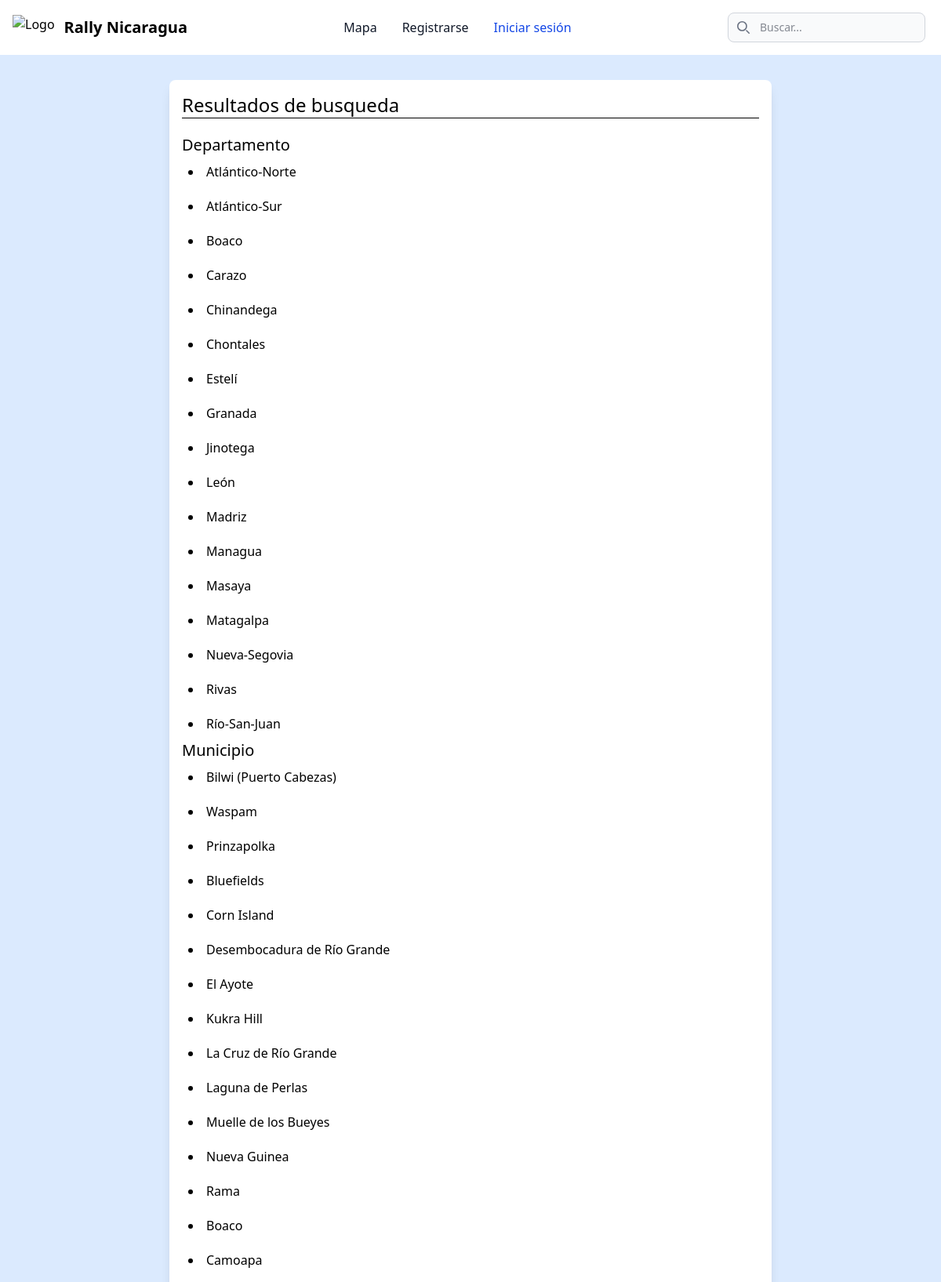
Page /home/search (upper part) on the committed database.
### page/models.py (models this page shows, shortened)
class Department(models.Model):
    name = models.CharField(max_length=100, unique=True)
    description = models.TextField(blank=True, null=True)

class Municipality(models.Model):
    name = models.CharField(max_length=100)
    description = models.TextField(blank=True, null=True)
    department = models.ForeignKey(Department, on_delete=models.CASCADE, related_name='municipalities')

### page/views.py (the view)
# urls.py: path('home/search', view_search, name='page-search')
def view_search(request):
    query = request.GET.get('search','').strip()
    department = Department.objects.filter(name__icontains=query)
    municipality = Municipality.objects.filter(name__icontains=query)
    return render(request, 'page/search.html',{
        'departament':department,
        'municipality':municipality,
    })

### page/templates/page/search.html
{% extends 'rally_nicaragua/base.html' %}
{% block content %}
<section class="flex flex-col justify-center items-center min-h-screem px-4 py-8">
    <div class="bg-white w-full max-w-3xl p-4 rounded-lg shadow-lg ">
        <h2 class="text-2xl font-medium border-b mb-5 ">Resultados de busqueda</h2>
        <div>
            <h3 class="text-xl font-medium">Departamento</h3>
            <ul class="list-disc list-inside space-y-1">
                {% for dept in departament %}
                <li class="p-2 hover:bg-gray-100 hover:text-blue-400 transition duration-200 ease-in-out">
                    <a href="{% url 'maps-department' dept.name %}">{{dept.name}}</a>
                </li>
                {% empty %}
                <li class="p-2 text-red-500">No se encontraron resultados</li>
                {% endfor %}
            </ul>
        </div>
        <div>
            <h3 class="text-xl font-medium">Municipio</h3>
            <ul class="list-disc list-inside space-y-1">
                {% for muni in municipality %}
                <li class="p-2  hover:bg-gray-100 hover:text-blue-400 transition duration-200 ease-in-out">
                    <a href="{% url 'municipality-options' muni.name %}">{{muni.name}}</a>
                </li>
                {% empty %}
                <li class="p-2 text-red-500">No se encontraron resultados</li>
                {% endfor %}
            </ul>
        </div>
    </div>
</section>
{% endblock %}

### rows in the picture
Department: name "Atlántico-Norte"
Department: name "Atlántico-Sur"
Department: name "Boaco"
Department: name "Carazo"
Department: name "Chinandega"
Department: name "Chontales"
Department: name "Estelí"
Department: name "Granada"
Department: name "Jinotega"
Department: name "León"
Department: name "Madriz"
Department: name "Managua"
Department: name "Masaya"
Department: name "Matagalpa"
Department: name "Nueva-Segovia"
Department: name "Rivas"
Department: name "Río-San-Juan"
Municipality: name "Bilwi (Puerto Cabezas)"
Municipality: name "Waspam"
Municipality: name "Prinzapolka"
Municipality: name "Bluefields"
Municipality: name "Corn Island"
Municipality: name "Desembocadura de Río Grande"
Municipality: name "El Ayote"
Municipality: name "Kukra Hill"
Municipality: name "La Cruz de Río Grande"
Municipality: name "Laguna de Perlas"
Municipality: name "Muelle de los Bueyes"
Municipality: name "Nueva Guinea"
Municipality: name "Rama"
Municipality: name "Boaco"
Municipality: name "Camoapa"
